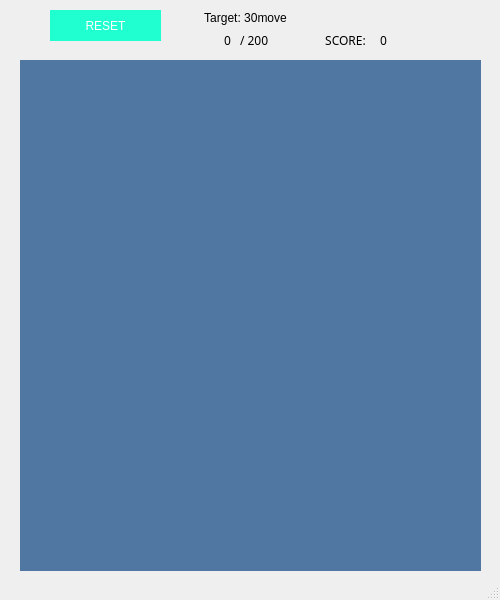
<?xml version="1.0" encoding="UTF-8"?>
<ui version="4.0">
 <class>MainWindow</class>
 <widget class="QMainWindow" name="MainWindow">
  <property name="geometry">
   <rect>
    <x>0</x>
    <y>0</y>
    <width>500</width>
    <height>600</height>
   </rect>
  </property>
  <property name="minimumSize">
   <size>
    <width>500</width>
    <height>600</height>
   </size>
  </property>
  <property name="maximumSize">
   <size>
    <width>500</width>
    <height>600</height>
   </size>
  </property>
  <property name="sizeIncrement">
   <size>
    <width>500</width>
    <height>600</height>
   </size>
  </property>
  <property name="baseSize">
   <size>
    <width>500</width>
    <height>600</height>
   </size>
  </property>
  <property name="windowTitle">
   <string>MainWindow</string>
  </property>
  <property name="dockOptions">
   <set>QMainWindow::AllowTabbedDocks|QMainWindow::AnimatedDocks</set>
  </property>
  <widget class="QWidget" name="centralWidget">
   <widget class="QWidget" name="gridLayoutWidget">
    <property name="geometry">
     <rect>
      <x>20</x>
      <y>60</y>
      <width>461</width>
      <height>511</height>
     </rect>
    </property>
    <layout class="QGridLayout" name="gridLayout">
     <item row="0" column="5">
      <widget class="ButtonClick" name="button_6">
       <property name="text">
        <string/>
       </property>
       <property name="pixmap">
        <pixmap resource="pics.qrc">:/image/button/1.png</pixmap>
       </property>
       <property name="scaledContents">
        <bool>true</bool>
       </property>
      </widget>
     </item>
     <item row="4" column="5">
      <widget class="ButtonClick" name="button_38">
       <property name="text">
        <string/>
       </property>
       <property name="pixmap">
        <pixmap resource="pics.qrc">:/image/button/1.png</pixmap>
       </property>
       <property name="scaledContents">
        <bool>true</bool>
       </property>
      </widget>
     </item>
     <item row="0" column="7">
      <widget class="ButtonClick" name="button_8">
       <property name="text">
        <string/>
       </property>
       <property name="pixmap">
        <pixmap resource="pics.qrc">:/image/button/1.png</pixmap>
       </property>
       <property name="scaledContents">
        <bool>true</bool>
       </property>
      </widget>
     </item>
     <item row="1" column="1">
      <widget class="ButtonClick" name="button_10">
       <property name="text">
        <string/>
       </property>
       <property name="pixmap">
        <pixmap resource="pics.qrc">:/image/button/1.png</pixmap>
       </property>
       <property name="scaledContents">
        <bool>true</bool>
       </property>
      </widget>
     </item>
     <item row="1" column="5">
      <widget class="ButtonClick" name="button_14">
       <property name="text">
        <string/>
       </property>
       <property name="pixmap">
        <pixmap resource="pics.qrc">:/image/button/1.png</pixmap>
       </property>
       <property name="scaledContents">
        <bool>true</bool>
       </property>
      </widget>
     </item>
     <item row="1" column="6">
      <widget class="ButtonClick" name="button_15">
       <property name="text">
        <string/>
       </property>
       <property name="pixmap">
        <pixmap resource="pics.qrc">:/image/button/1.png</pixmap>
       </property>
       <property name="scaledContents">
        <bool>true</bool>
       </property>
      </widget>
     </item>
     <item row="1" column="2">
      <widget class="ButtonClick" name="button_11">
       <property name="text">
        <string/>
       </property>
       <property name="pixmap">
        <pixmap resource="pics.qrc">:/image/button/1.png</pixmap>
       </property>
       <property name="scaledContents">
        <bool>true</bool>
       </property>
      </widget>
     </item>
     <item row="2" column="0">
      <widget class="ButtonClick" name="button_17">
       <property name="text">
        <string/>
       </property>
       <property name="pixmap">
        <pixmap resource="pics.qrc">:/image/button/1.png</pixmap>
       </property>
       <property name="scaledContents">
        <bool>true</bool>
       </property>
      </widget>
     </item>
     <item row="1" column="3">
      <widget class="ButtonClick" name="button_12">
       <property name="text">
        <string/>
       </property>
       <property name="pixmap">
        <pixmap resource="pics.qrc">:/image/button/1.png</pixmap>
       </property>
       <property name="scaledContents">
        <bool>true</bool>
       </property>
      </widget>
     </item>
     <item row="2" column="1">
      <widget class="ButtonClick" name="button_18">
       <property name="text">
        <string/>
       </property>
       <property name="pixmap">
        <pixmap resource="pics.qrc">:/image/button/1.png</pixmap>
       </property>
       <property name="scaledContents">
        <bool>true</bool>
       </property>
      </widget>
     </item>
     <item row="2" column="2">
      <widget class="ButtonClick" name="button_19">
       <property name="text">
        <string/>
       </property>
       <property name="pixmap">
        <pixmap resource="pics.qrc">:/image/button/1.png</pixmap>
       </property>
       <property name="scaledContents">
        <bool>true</bool>
       </property>
      </widget>
     </item>
     <item row="2" column="3">
      <widget class="ButtonClick" name="button_20">
       <property name="text">
        <string/>
       </property>
       <property name="pixmap">
        <pixmap resource="pics.qrc">:/image/button/1.png</pixmap>
       </property>
       <property name="scaledContents">
        <bool>true</bool>
       </property>
      </widget>
     </item>
     <item row="2" column="4">
      <widget class="ButtonClick" name="button_21">
       <property name="text">
        <string/>
       </property>
       <property name="pixmap">
        <pixmap resource="pics.qrc">:/image/button/1.png</pixmap>
       </property>
       <property name="scaledContents">
        <bool>true</bool>
       </property>
      </widget>
     </item>
     <item row="2" column="5">
      <widget class="ButtonClick" name="button_22">
       <property name="text">
        <string/>
       </property>
       <property name="pixmap">
        <pixmap resource="pics.qrc">:/image/button/1.png</pixmap>
       </property>
       <property name="scaledContents">
        <bool>true</bool>
       </property>
      </widget>
     </item>
     <item row="2" column="6">
      <widget class="ButtonClick" name="button_23">
       <property name="text">
        <string/>
       </property>
       <property name="pixmap">
        <pixmap resource="pics.qrc">:/image/button/1.png</pixmap>
       </property>
       <property name="scaledContents">
        <bool>true</bool>
       </property>
      </widget>
     </item>
     <item row="2" column="7">
      <widget class="ButtonClick" name="button_24">
       <property name="text">
        <string/>
       </property>
       <property name="pixmap">
        <pixmap resource="pics.qrc">:/image/button/1.png</pixmap>
       </property>
       <property name="scaledContents">
        <bool>true</bool>
       </property>
      </widget>
     </item>
     <item row="3" column="0">
      <widget class="ButtonClick" name="button_25">
       <property name="text">
        <string/>
       </property>
       <property name="pixmap">
        <pixmap resource="pics.qrc">:/image/button/1.png</pixmap>
       </property>
       <property name="scaledContents">
        <bool>true</bool>
       </property>
      </widget>
     </item>
     <item row="3" column="1">
      <widget class="ButtonClick" name="button_26">
       <property name="text">
        <string/>
       </property>
       <property name="pixmap">
        <pixmap resource="pics.qrc">:/image/button/1.png</pixmap>
       </property>
       <property name="scaledContents">
        <bool>true</bool>
       </property>
      </widget>
     </item>
     <item row="3" column="2">
      <widget class="ButtonClick" name="button_27">
       <property name="text">
        <string/>
       </property>
       <property name="pixmap">
        <pixmap resource="pics.qrc">:/image/button/1.png</pixmap>
       </property>
       <property name="scaledContents">
        <bool>true</bool>
       </property>
      </widget>
     </item>
     <item row="3" column="3">
      <widget class="ButtonClick" name="button_28">
       <property name="text">
        <string/>
       </property>
       <property name="pixmap">
        <pixmap resource="pics.qrc">:/image/button/1.png</pixmap>
       </property>
       <property name="scaledContents">
        <bool>true</bool>
       </property>
      </widget>
     </item>
     <item row="3" column="4">
      <widget class="ButtonClick" name="button_29">
       <property name="text">
        <string/>
       </property>
       <property name="pixmap">
        <pixmap resource="pics.qrc">:/image/button/1.png</pixmap>
       </property>
       <property name="scaledContents">
        <bool>true</bool>
       </property>
      </widget>
     </item>
     <item row="3" column="5">
      <widget class="ButtonClick" name="button_30">
       <property name="text">
        <string/>
       </property>
       <property name="pixmap">
        <pixmap resource="pics.qrc">:/image/button/1.png</pixmap>
       </property>
       <property name="scaledContents">
        <bool>true</bool>
       </property>
      </widget>
     </item>
     <item row="3" column="6">
      <widget class="ButtonClick" name="button_31">
       <property name="text">
        <string/>
       </property>
       <property name="pixmap">
        <pixmap resource="pics.qrc">:/image/button/1.png</pixmap>
       </property>
       <property name="scaledContents">
        <bool>true</bool>
       </property>
      </widget>
     </item>
     <item row="4" column="1">
      <widget class="ButtonClick" name="button_34">
       <property name="text">
        <string/>
       </property>
       <property name="pixmap">
        <pixmap resource="pics.qrc">:/image/button/1.png</pixmap>
       </property>
       <property name="scaledContents">
        <bool>true</bool>
       </property>
      </widget>
     </item>
     <item row="3" column="7">
      <widget class="ButtonClick" name="button_32">
       <property name="text">
        <string/>
       </property>
       <property name="pixmap">
        <pixmap resource="pics.qrc">:/image/button/1.png</pixmap>
       </property>
       <property name="scaledContents">
        <bool>true</bool>
       </property>
      </widget>
     </item>
     <item row="4" column="0">
      <widget class="ButtonClick" name="button_33">
       <property name="text">
        <string/>
       </property>
       <property name="pixmap">
        <pixmap resource="pics.qrc">:/image/button/1.png</pixmap>
       </property>
       <property name="scaledContents">
        <bool>true</bool>
       </property>
      </widget>
     </item>
     <item row="4" column="2">
      <widget class="ButtonClick" name="button_35">
       <property name="text">
        <string/>
       </property>
       <property name="pixmap">
        <pixmap resource="pics.qrc">:/image/button/1.png</pixmap>
       </property>
       <property name="scaledContents">
        <bool>true</bool>
       </property>
      </widget>
     </item>
     <item row="4" column="3">
      <widget class="ButtonClick" name="button_36">
       <property name="text">
        <string/>
       </property>
       <property name="pixmap">
        <pixmap resource="pics.qrc">:/image/button/1.png</pixmap>
       </property>
       <property name="scaledContents">
        <bool>true</bool>
       </property>
      </widget>
     </item>
     <item row="1" column="0">
      <widget class="ButtonClick" name="button_9">
       <property name="text">
        <string/>
       </property>
       <property name="pixmap">
        <pixmap resource="pics.qrc">:/image/button/1.png</pixmap>
       </property>
       <property name="scaledContents">
        <bool>true</bool>
       </property>
      </widget>
     </item>
     <item row="0" column="4">
      <widget class="ButtonClick" name="button_5">
       <property name="text">
        <string/>
       </property>
       <property name="pixmap">
        <pixmap resource="pics.qrc">:/image/button/1.png</pixmap>
       </property>
       <property name="scaledContents">
        <bool>true</bool>
       </property>
      </widget>
     </item>
     <item row="1" column="4">
      <widget class="ButtonClick" name="button_13">
       <property name="text">
        <string/>
       </property>
       <property name="pixmap">
        <pixmap resource="pics.qrc">:/image/button/1.png</pixmap>
       </property>
       <property name="scaledContents">
        <bool>true</bool>
       </property>
      </widget>
     </item>
     <item row="0" column="2">
      <widget class="ButtonClick" name="button_3">
       <property name="text">
        <string/>
       </property>
       <property name="pixmap">
        <pixmap resource="pics.qrc">:/image/button/1.png</pixmap>
       </property>
       <property name="scaledContents">
        <bool>true</bool>
       </property>
      </widget>
     </item>
     <item row="0" column="1">
      <widget class="ButtonClick" name="button_2">
       <property name="text">
        <string/>
       </property>
       <property name="pixmap">
        <pixmap resource="pics.qrc">:/image/button/1.png</pixmap>
       </property>
       <property name="scaledContents">
        <bool>true</bool>
       </property>
      </widget>
     </item>
     <item row="0" column="0">
      <widget class="ButtonClick" name="button_1">
       <property name="text">
        <string/>
       </property>
       <property name="pixmap">
        <pixmap resource="pics.qrc">:/image/button/1.png</pixmap>
       </property>
       <property name="scaledContents">
        <bool>true</bool>
       </property>
      </widget>
     </item>
     <item row="0" column="3">
      <widget class="ButtonClick" name="button_4">
       <property name="text">
        <string/>
       </property>
       <property name="pixmap">
        <pixmap resource="pics.qrc">:/image/button/1.png</pixmap>
       </property>
       <property name="scaledContents">
        <bool>true</bool>
       </property>
      </widget>
     </item>
     <item row="1" column="7">
      <widget class="ButtonClick" name="button_16">
       <property name="text">
        <string/>
       </property>
       <property name="pixmap">
        <pixmap resource="pics.qrc">:/image/button/1.png</pixmap>
       </property>
       <property name="scaledContents">
        <bool>true</bool>
       </property>
      </widget>
     </item>
     <item row="0" column="6">
      <widget class="ButtonClick" name="button_7">
       <property name="text">
        <string/>
       </property>
       <property name="pixmap">
        <pixmap resource="pics.qrc">:/image/button/1.png</pixmap>
       </property>
       <property name="scaledContents">
        <bool>true</bool>
       </property>
      </widget>
     </item>
     <item row="4" column="4">
      <widget class="ButtonClick" name="button_37">
       <property name="text">
        <string/>
       </property>
       <property name="pixmap">
        <pixmap resource="pics.qrc">:/image/button/1.png</pixmap>
       </property>
       <property name="scaledContents">
        <bool>true</bool>
       </property>
      </widget>
     </item>
     <item row="5" column="0">
      <widget class="ButtonClick" name="button_41">
       <property name="text">
        <string/>
       </property>
       <property name="pixmap">
        <pixmap resource="pics.qrc">:/image/button/1.png</pixmap>
       </property>
       <property name="scaledContents">
        <bool>true</bool>
       </property>
      </widget>
     </item>
     <item row="4" column="6">
      <widget class="ButtonClick" name="button_39">
       <property name="text">
        <string/>
       </property>
       <property name="pixmap">
        <pixmap resource="pics.qrc">:/image/button/1.png</pixmap>
       </property>
       <property name="scaledContents">
        <bool>true</bool>
       </property>
      </widget>
     </item>
     <item row="4" column="7">
      <widget class="ButtonClick" name="button_40">
       <property name="text">
        <string/>
       </property>
       <property name="pixmap">
        <pixmap resource="pics.qrc">:/image/button/1.png</pixmap>
       </property>
       <property name="scaledContents">
        <bool>true</bool>
       </property>
      </widget>
     </item>
     <item row="5" column="6">
      <widget class="ButtonClick" name="button_47">
       <property name="text">
        <string/>
       </property>
       <property name="pixmap">
        <pixmap resource="pics.qrc">:/image/button/1.png</pixmap>
       </property>
       <property name="scaledContents">
        <bool>true</bool>
       </property>
      </widget>
     </item>
     <item row="5" column="1">
      <widget class="ButtonClick" name="button_42">
       <property name="text">
        <string/>
       </property>
       <property name="pixmap">
        <pixmap resource="pics.qrc">:/image/button/1.png</pixmap>
       </property>
       <property name="scaledContents">
        <bool>true</bool>
       </property>
      </widget>
     </item>
     <item row="5" column="4">
      <widget class="ButtonClick" name="button_45">
       <property name="text">
        <string/>
       </property>
       <property name="pixmap">
        <pixmap resource="pics.qrc">:/image/button/1.png</pixmap>
       </property>
       <property name="scaledContents">
        <bool>true</bool>
       </property>
      </widget>
     </item>
     <item row="5" column="2">
      <widget class="ButtonClick" name="button_43">
       <property name="text">
        <string/>
       </property>
       <property name="pixmap">
        <pixmap resource="pics.qrc">:/image/button/1.png</pixmap>
       </property>
       <property name="scaledContents">
        <bool>true</bool>
       </property>
      </widget>
     </item>
     <item row="5" column="3">
      <widget class="ButtonClick" name="button_44">
       <property name="text">
        <string/>
       </property>
       <property name="pixmap">
        <pixmap resource="pics.qrc">:/image/button/1.png</pixmap>
       </property>
       <property name="scaledContents">
        <bool>true</bool>
       </property>
      </widget>
     </item>
     <item row="5" column="5">
      <widget class="ButtonClick" name="button_46">
       <property name="text">
        <string/>
       </property>
       <property name="pixmap">
        <pixmap resource="pics.qrc">:/image/button/1.png</pixmap>
       </property>
       <property name="scaledContents">
        <bool>true</bool>
       </property>
      </widget>
     </item>
     <item row="6" column="0">
      <widget class="ButtonClick" name="button_49">
       <property name="text">
        <string/>
       </property>
       <property name="pixmap">
        <pixmap resource="pics.qrc">:/image/button/1.png</pixmap>
       </property>
       <property name="scaledContents">
        <bool>true</bool>
       </property>
      </widget>
     </item>
     <item row="5" column="7">
      <widget class="ButtonClick" name="button_48">
       <property name="text">
        <string/>
       </property>
       <property name="pixmap">
        <pixmap resource="pics.qrc">:/image/button/1.png</pixmap>
       </property>
       <property name="scaledContents">
        <bool>true</bool>
       </property>
      </widget>
     </item>
     <item row="6" column="1">
      <widget class="ButtonClick" name="button_50">
       <property name="text">
        <string/>
       </property>
       <property name="pixmap">
        <pixmap resource="pics.qrc">:/image/button/1.png</pixmap>
       </property>
       <property name="scaledContents">
        <bool>true</bool>
       </property>
      </widget>
     </item>
     <item row="6" column="2">
      <widget class="ButtonClick" name="button_51">
       <property name="text">
        <string/>
       </property>
       <property name="pixmap">
        <pixmap resource="pics.qrc">:/image/button/1.png</pixmap>
       </property>
       <property name="scaledContents">
        <bool>true</bool>
       </property>
      </widget>
     </item>
     <item row="6" column="4">
      <widget class="ButtonClick" name="button_53">
       <property name="text">
        <string/>
       </property>
       <property name="pixmap">
        <pixmap resource="pics.qrc">:/image/button/1.png</pixmap>
       </property>
       <property name="scaledContents">
        <bool>true</bool>
       </property>
      </widget>
     </item>
     <item row="6" column="3">
      <widget class="ButtonClick" name="button_52">
       <property name="text">
        <string/>
       </property>
       <property name="pixmap">
        <pixmap resource="pics.qrc">:/image/button/1.png</pixmap>
       </property>
       <property name="scaledContents">
        <bool>true</bool>
       </property>
      </widget>
     </item>
     <item row="6" column="6">
      <widget class="ButtonClick" name="button_55">
       <property name="text">
        <string/>
       </property>
       <property name="pixmap">
        <pixmap resource="pics.qrc">:/image/button/1.png</pixmap>
       </property>
       <property name="scaledContents">
        <bool>true</bool>
       </property>
      </widget>
     </item>
     <item row="6" column="5">
      <widget class="ButtonClick" name="button_54">
       <property name="text">
        <string/>
       </property>
       <property name="pixmap">
        <pixmap resource="pics.qrc">:/image/button/1.png</pixmap>
       </property>
       <property name="scaledContents">
        <bool>true</bool>
       </property>
      </widget>
     </item>
     <item row="7" column="0">
      <widget class="ButtonClick" name="button_57">
       <property name="text">
        <string/>
       </property>
       <property name="pixmap">
        <pixmap resource="pics.qrc">:/image/button/1.png</pixmap>
       </property>
       <property name="scaledContents">
        <bool>true</bool>
       </property>
      </widget>
     </item>
     <item row="6" column="7">
      <widget class="ButtonClick" name="button_56">
       <property name="text">
        <string/>
       </property>
       <property name="pixmap">
        <pixmap resource="pics.qrc">:/image/button/1.png</pixmap>
       </property>
       <property name="scaledContents">
        <bool>true</bool>
       </property>
      </widget>
     </item>
     <item row="7" column="1">
      <widget class="ButtonClick" name="button_58">
       <property name="text">
        <string/>
       </property>
       <property name="pixmap">
        <pixmap resource="pics.qrc">:/image/button/1.png</pixmap>
       </property>
       <property name="scaledContents">
        <bool>true</bool>
       </property>
      </widget>
     </item>
     <item row="7" column="4">
      <widget class="ButtonClick" name="button_61">
       <property name="text">
        <string/>
       </property>
       <property name="pixmap">
        <pixmap resource="pics.qrc">:/image/button/1.png</pixmap>
       </property>
       <property name="scaledContents">
        <bool>true</bool>
       </property>
      </widget>
     </item>
     <item row="7" column="2">
      <widget class="ButtonClick" name="button_59">
       <property name="text">
        <string/>
       </property>
       <property name="pixmap">
        <pixmap resource="pics.qrc">:/image/button/1.png</pixmap>
       </property>
       <property name="scaledContents">
        <bool>true</bool>
       </property>
      </widget>
     </item>
     <item row="7" column="3">
      <widget class="ButtonClick" name="button_60">
       <property name="text">
        <string/>
       </property>
       <property name="pixmap">
        <pixmap resource="pics.qrc">:/image/button/1.png</pixmap>
       </property>
       <property name="scaledContents">
        <bool>true</bool>
       </property>
      </widget>
     </item>
     <item row="7" column="6">
      <widget class="ButtonClick" name="button_63">
       <property name="text">
        <string/>
       </property>
       <property name="pixmap">
        <pixmap resource="pics.qrc">:/image/button/1.png</pixmap>
       </property>
       <property name="scaledContents">
        <bool>true</bool>
       </property>
      </widget>
     </item>
     <item row="7" column="5">
      <widget class="ButtonClick" name="button_62">
       <property name="text">
        <string/>
       </property>
       <property name="pixmap">
        <pixmap resource="pics.qrc">:/image/button/1.png</pixmap>
       </property>
       <property name="scaledContents">
        <bool>true</bool>
       </property>
      </widget>
     </item>
     <item row="7" column="7">
      <widget class="ButtonClick" name="button_64">
       <property name="text">
        <string/>
       </property>
       <property name="pixmap">
        <pixmap resource="pics.qrc">:/image/button/1.png</pixmap>
       </property>
       <property name="scaledContents">
        <bool>true</bool>
       </property>
      </widget>
     </item>
    </layout>
   </widget>
   <widget class="QLabel" name="BG">
    <property name="geometry">
     <rect>
      <x>20</x>
      <y>60</y>
      <width>461</width>
      <height>511</height>
     </rect>
    </property>
    <property name="styleSheet">
     <string notr="true">background-color: rgb(80, 119, 162);</string>
    </property>
    <property name="text">
     <string/>
    </property>
   </widget>
   <widget class="QLabel" name="SCORE_name">
    <property name="geometry">
     <rect>
      <x>310</x>
      <y>30</y>
      <width>71</width>
      <height>21</height>
     </rect>
    </property>
    <property name="font">
     <font>
      <family>LiHei Pro</family>
      <pointsize>9</pointsize>
      <weight>9</weight>
      <italic>false</italic>
      <bold>false</bold>
     </font>
    </property>
    <property name="styleSheet">
     <string notr="true">font: 75 9pt &quot;LiHei Pro&quot;;</string>
    </property>
    <property name="text">
     <string>SCORE:</string>
    </property>
    <property name="alignment">
     <set>Qt::AlignCenter</set>
    </property>
   </widget>
   <widget class="QLabel" name="SCORE">
    <property name="geometry">
     <rect>
      <x>380</x>
      <y>30</y>
      <width>91</width>
      <height>21</height>
     </rect>
    </property>
    <property name="font">
     <font>
      <family>LiHei Pro</family>
      <pointsize>9</pointsize>
      <weight>9</weight>
      <italic>false</italic>
      <bold>false</bold>
     </font>
    </property>
    <property name="styleSheet">
     <string notr="true">font: 75 9pt &quot;LiHei Pro&quot;;</string>
    </property>
    <property name="text">
     <string>0</string>
    </property>
    <property name="alignment">
     <set>Qt::AlignLeading|Qt::AlignLeft|Qt::AlignVCenter</set>
    </property>
   </widget>
   <widget class="newgame" name="RESET">
    <property name="geometry">
     <rect>
      <x>50</x>
      <y>10</y>
      <width>111</width>
      <height>31</height>
     </rect>
    </property>
    <property name="styleSheet">
     <string notr="true">background-color: rgb(32, 255, 207);
color: rgb(255, 255, 255);
font: 75 12pt &quot;LiHei Pro&quot;;</string>
    </property>
    <property name="text">
     <string>RESET</string>
    </property>
    <property name="alignment">
     <set>Qt::AlignCenter</set>
    </property>
   </widget>
   <widget class="QLabel" name="star_1">
    <property name="geometry">
     <rect>
      <x>320</x>
      <y>0</y>
      <width>31</width>
      <height>31</height>
     </rect>
    </property>
    <property name="text">
     <string/>
    </property>
    <property name="pixmap">
     <pixmap resource="pics.qrc">:/image/button/star.png</pixmap>
    </property>
    <property name="scaledContents">
     <bool>true</bool>
    </property>
   </widget>
   <widget class="QLabel" name="star_2">
    <property name="geometry">
     <rect>
      <x>350</x>
      <y>0</y>
      <width>31</width>
      <height>31</height>
     </rect>
    </property>
    <property name="text">
     <string/>
    </property>
    <property name="pixmap">
     <pixmap resource="pics.qrc">:/image/button/star.png</pixmap>
    </property>
    <property name="scaledContents">
     <bool>true</bool>
    </property>
   </widget>
   <widget class="QLabel" name="star_3">
    <property name="geometry">
     <rect>
      <x>380</x>
      <y>0</y>
      <width>31</width>
      <height>31</height>
     </rect>
    </property>
    <property name="text">
     <string/>
    </property>
    <property name="pixmap">
     <pixmap resource="pics.qrc">:/image/button/star.png</pixmap>
    </property>
    <property name="scaledContents">
     <bool>true</bool>
    </property>
   </widget>
   <widget class="QLabel" name="target_name">
    <property name="geometry">
     <rect>
      <x>180</x>
      <y>10</y>
      <width>131</width>
      <height>16</height>
     </rect>
    </property>
    <property name="styleSheet">
     <string notr="true">font: 75 12pt &quot;LiHei Pro&quot;;</string>
    </property>
    <property name="text">
     <string>Target: 30move</string>
    </property>
    <property name="alignment">
     <set>Qt::AlignCenter</set>
    </property>
   </widget>
   <widget class="QLabel" name="target_total">
    <property name="geometry">
     <rect>
      <x>240</x>
      <y>30</y>
      <width>41</width>
      <height>21</height>
     </rect>
    </property>
    <property name="font">
     <font>
      <family>LiHei Pro</family>
      <pointsize>9</pointsize>
      <weight>9</weight>
      <italic>false</italic>
      <bold>false</bold>
     </font>
    </property>
    <property name="styleSheet">
     <string notr="true">font: 75 9pt &quot;LiHei Pro&quot;;</string>
    </property>
    <property name="text">
     <string>/ 200</string>
    </property>
    <property name="alignment">
     <set>Qt::AlignLeading|Qt::AlignLeft|Qt::AlignVCenter</set>
    </property>
   </widget>
   <widget class="QLabel" name="target">
    <property name="geometry">
     <rect>
      <x>180</x>
      <y>30</y>
      <width>51</width>
      <height>21</height>
     </rect>
    </property>
    <property name="font">
     <font>
      <family>LiHei Pro</family>
      <pointsize>9</pointsize>
      <weight>9</weight>
      <italic>false</italic>
      <bold>false</bold>
     </font>
    </property>
    <property name="styleSheet">
     <string notr="true">font: 75 9pt &quot;LiHei Pro&quot;;</string>
    </property>
    <property name="text">
     <string>0</string>
    </property>
    <property name="alignment">
     <set>Qt::AlignRight|Qt::AlignTrailing|Qt::AlignVCenter</set>
    </property>
   </widget>
   <zorder>BG</zorder>
   <zorder>gridLayoutWidget</zorder>
   <zorder>SCORE_name</zorder>
   <zorder>SCORE</zorder>
   <zorder>RESET</zorder>
   <zorder>star_1</zorder>
   <zorder>star_2</zorder>
   <zorder>star_3</zorder>
   <zorder>target_name</zorder>
   <zorder>target_total</zorder>
   <zorder>target</zorder>
  </widget>
  <widget class="QStatusBar" name="statusBar"/>
 </widget>
 <layoutdefault spacing="6" margin="11"/>
 <customwidgets>
  <customwidget>
   <class>ButtonClick</class>
   <extends>QLabel</extends>
   <header location="global">buttonclick.h</header>
  </customwidget>
  <customwidget>
   <class>newgame</class>
   <extends>QLabel</extends>
   <header location="global">newgame.h</header>
  </customwidget>
 </customwidgets>
 <resources>
  <include location="pics.qrc"/>
 </resources>
 <connections/>
</ui>
